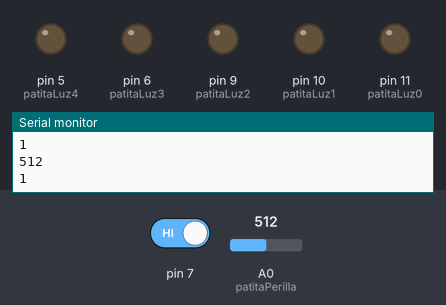
This sketch was run on a simulated Arduino Uno, built with avr-gcc and run on an emulated ATmega328P. Shown: output pins drawn as LEDs (lit = HIGH), the last lines printed to the serial monitor. Dashed ring = blinking. The inputs (shaded band) are chosen by the test bench; at power-on: pin 7 HIGH, A0 (patitaPerilla) = 512.

Above: at 1.2 s.
1.3 s: pin 7 driven LOW
At 1.8 s:
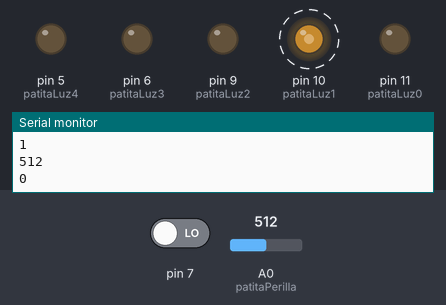
At 2.15 s:
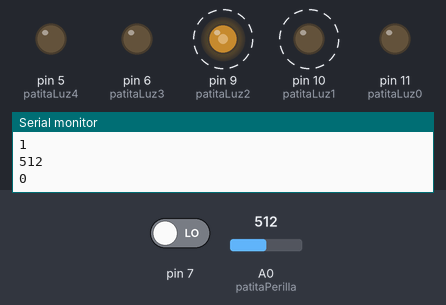
4.3 s: A0 (patitaPerilla) set to 716
At 5.3 s:
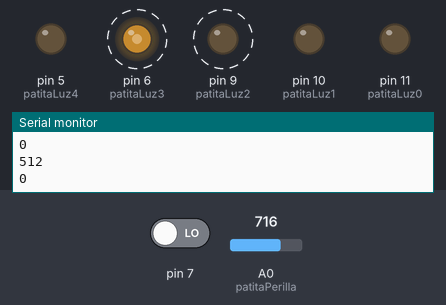
7.3 s: A0 (patitaPerilla) set to 900
10.3 s: A0 (patitaPerilla) set to 122
13.3 s: A0 (patitaPerilla) set to 5
16.3 s: A0 (patitaPerilla) set to 2
At 16.51 s:
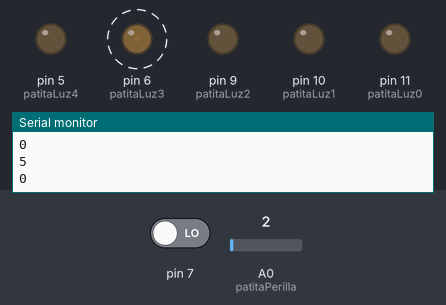
Timing chart, 0 to 19.6 s (numbered marks = the images above; inputs shaded):
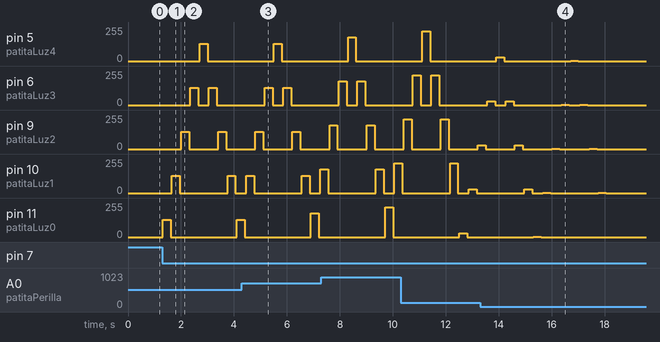

Measured:
- the behaviour switches between 4 and 3 on A0 (patitaPerilla) (found by bisection; images 3 and 4)
- after the input at 1.3 s, pin 5 (patitaLuz4): 0/255 → 128/255 after 1.4 s, → 0/255 0.30 s later; pin 6 (patitaLuz3): alternates 128/255 for 0.30 s and 0/255 for 0.40 s, 4 changes in all, then stays 0/255, starting after 1.1 s
- after the input at 16.3 s, pin 9 (patitaLuz2): goes on until 17.7 s, then stays 0/255; pin 10 (patitaLuz1): goes on until 18.1 s, then stays 0/255; pin 11 (patitaLuz0): stays 0/255 (without the input it goes to 1/255 after 1.8 s)

The sketch:

proyecto.ino
```cpp
// Integrantes: Javiera Torres Painevilo, Sofia Fuentes Duarte, Katherine Machuca Celis
// proyecto : 5 luces LED (roja, verde, roja, verde, roja) que prenden sucesivamente, con una perilla que regula la intensidad lumínica y un pulsador que al ser presionado apaga todas las luces.

// Pines digitales (~) en los que van conectadas cada luz led
int patitaLuz0 = 11;
int patitaLuz1 = 10;
int patitaLuz2 = 9;
int patitaLuz3 = 6;
int patitaLuz4 = 5;

// Pin analogo de la perilla
int patitaPerilla = A0;

//pulsador (al presionarlo apaga el circuito, al soltarlo vuelve a funcionar)
int pulsador = 7;


// Valores de partida
int valorPerilla = 0;
int valorLuz0 = 0;
int valorLuz1 = 0;
int valorLuz2 = 0;
int valorLuz3 = 0;
int valorLuz4 = 0;
int valorPulsador = 0;

//Valores de tiempo para todos los delay. Evita tener que cambiar los segundos manualmente desde el loop.
//Si se modifica el tiempo desde aquí, se modifica igual para todas las luces led.
int pausa = 50;
int play = 300;


//Luz que se enciende
int cualLuz = 0;

void setup() {

  //Salidas de los led
  pinMode(patitaLuz0, OUTPUT);
  pinMode(patitaLuz1, OUTPUT);
  pinMode(patitaLuz2, OUTPUT);

  Serial.begin(9600);
}

void loop() {

  // si el boton pulsador esta presionado, aumentar en 1 el valor cualLuz

  valorPulsador = digitalRead(7);
  Serial.println(valorPulsador);

  if (valorPulsador == 0) {

    // actualizar valor luz
    //el dividido en 4 es para bajar la resolucion a un cuarto, ya no habria 1023 valores, sino que menos. Para que sean leibles por el LED.
    //valor perilla es de 0 a 1023
    //valor de la luz es de 0 a 255
    valorLuz0 = valorPerilla / 4;
    valorLuz1 = valorPerilla / 4;
    valorLuz2 = valorPerilla / 4;
    valorLuz3 = valorPerilla / 4;
    valorLuz4 = valorPerilla / 4;


    // tiempo que la luz esta prendida
    analogWrite(patitaLuz0, valorLuz0);
    delay(play);

    //tiempo que la luz esta apagada
    digitalWrite(patitaLuz0, 0);
    delay(pausa);

    analogWrite(patitaLuz1, valorLuz1);
    delay(play);
    digitalWrite(patitaLuz1, 0);
    delay(pausa);

    analogWrite(patitaLuz2, valorLuz2);
    delay(play);
    digitalWrite(patitaLuz2, 0);
    delay(pausa);

    analogWrite(patitaLuz3, valorLuz3);
    delay(play);
    digitalWrite(patitaLuz3, 0);
    delay(pausa);

    analogWrite(patitaLuz4, valorLuz4);
    delay(play);
    digitalWrite(patitaLuz4, 0);
    delay(pausa);

    analogWrite(patitaLuz3, valorLuz3);
    delay(play);
    digitalWrite(patitaLuz3, 0);
    delay(pausa);

    analogWrite(patitaLuz2, valorLuz2);
    delay(play);
    digitalWrite(patitaLuz2, 0);
    delay(pausa);

    analogWrite(patitaLuz1, valorLuz1);
    delay(play);
    digitalWrite(patitaLuz1, 0);
    delay(pausa);

  } else {
    analogWrite(patitaLuz0, LOW);
    analogWrite(patitaLuz1, LOW);
    analogWrite(patitaLuz2, LOW);
    analogWrite(patitaLuz3, LOW);
    analogWrite(patitaLuz4, LOW);
// if: si el pulsador NO esta presionado, funciona lo que esta en los {}.
// else: si sucede lo contrario (pulsador SI esta presionado), se apagan todas las luces (LOW)
  }


  valorPerilla = analogRead(patitaPerilla);
  Serial.println(valorPerilla);
}
```
